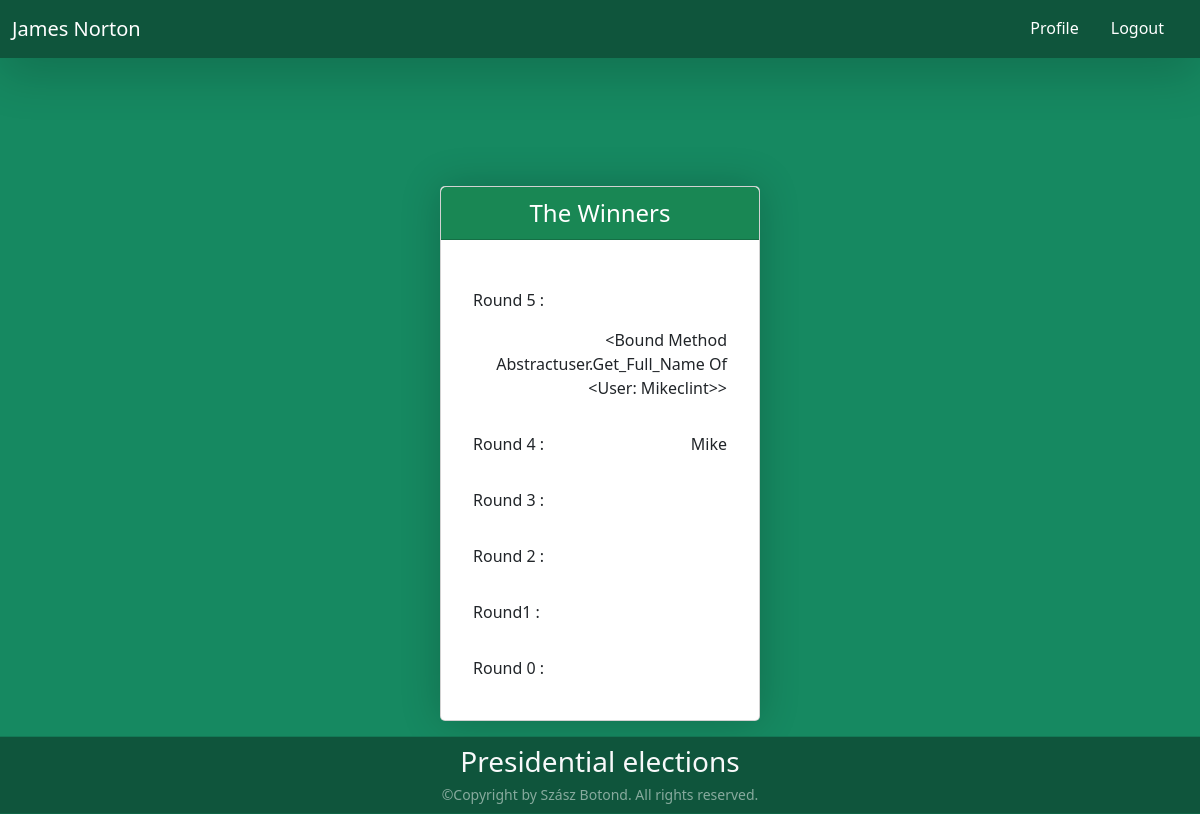
The page /winner (signed in) on the database as committed earlier.
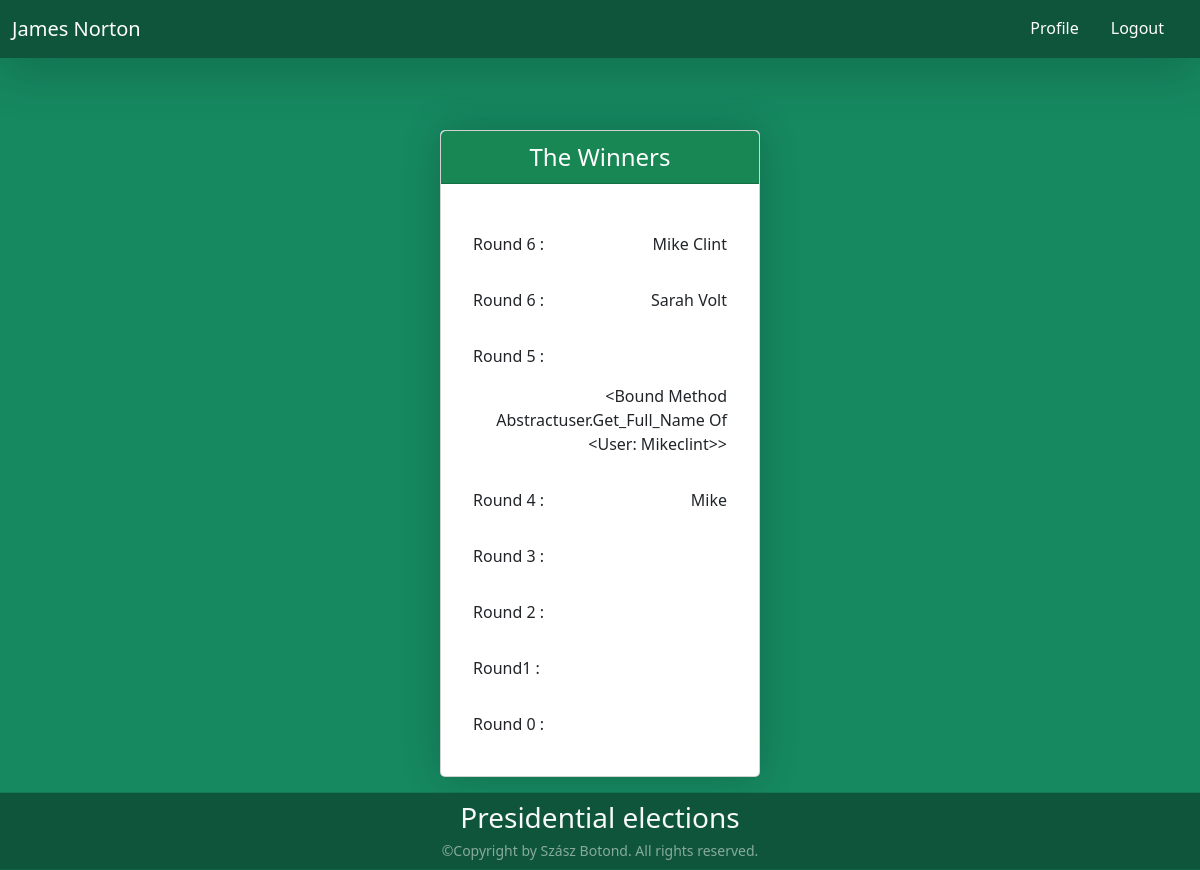
The same page on the database as committed later.
### authentication/models.py (models this page shows, shortened)
class Event(models.Model):
    name = models.CharField(max_length=200)
    winner = models.TextField(max_length=500, blank=True)
    event_start_date = models.DateTimeField(default = None, editable = True)
    event_end_date = models.DateTimeField(default = None, editable = True)

### authentication/views.py (the view)
# urls.py: path("winner", views.winner, name="winner"),
def winner(request):
    current_user = request.user
    firstName = current_user.first_name
    lastName = current_user.last_name
    now = timezone.now()
    rounds = Event.objects.filter(event_end_date__lte=now).order_by('-event_start_date')
    return render(request, "winner.html",{"rounds":rounds, 'firstName': firstName, 'lastName': lastName })

### authentication/templates/winner.html (shortened to what this page needs)
<!DOCTYPE html>
<html lang="en">
<head>
    <link href="https://cdn.jsdelivr.net/npm/bootstrap@5.3.2/dist/css/bootstrap.min.css" rel="stylesheet"
>
    <link href="/static/style.css" rel="stylesheet">
</head>
<body style="padding-top: 200px; display: flex; flex-direction: column; min-height: 100vh; width: 100%;">
    {% if user.is_authenticated %}
    <nav class="navbar navbar-expand-lg shadow-lg fixed-top" style="background-color: rgb(15, 85, 60);">
        <div class="container-fluid">
            <a class="navbar-brand text-white" href="/profile">{{firstName.title}} {{lastName.title}}</a>
            <div class="collapse navbar-collapse" id="navbarSupportedContent">
                <ul class="navbar-nav justify-content-end flex-grow-1 pe-3 nav-underline">
                    <li class="nav-item">
                        <a class="nav-link text-white" aria-current="page" href="/profile">Profile</a>
                    </li>
                    <li class="nav-item">
                        <a class="nav-link text-white" aria-current="page" href="/logout">Logout</a>
                    </li>
                </ul>
            </div>
        </div>
    </nav>
    <div id="winner-card" class="card d-grid gap-2 mb-3 main-card" style="height:auto;">
        <div class="card-header text-bg-success mb-3 h-auto" style="justify-content: center; padding-bottom: 0%;">
            <legend class="text-center">The Winners</legend>
        </div>
        <div class="card-body h-auto">
            {% if rounds %}
            {% for round in rounds %}
                <ul class="list-group list-group-flush">
                    <li class="list-group-item">
                        <p class="text-start d-inline-block">{{ round.name }} : </p>
                        <p class="text-end" style="float: right">{{ round.winner.title }}</p>
                    </li>
                </ul>
            {% endfor %}
            {% endif %}
        </div>
    </div>
    {% include 'small-footer.html' %}
    {% else %}
    <div class="d-grid gap-2">
        <button class="btn btn-light btn-lg" type="submit"><a href="/login" class="form-text">Login</a></button>
        <button class="btn btn-light btn-lg" type="submit"><a href="/register" class="form-text">Register</a></button>
    </div>
    {% endif %}
</body>
</html>

Rows that differ between the two databases and show on the page:
added Event: name "Round 6", winner "Mike Clint"
added Event: name "Round 6", winner "Sarah Volt"
